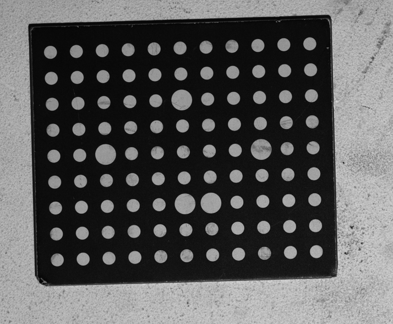
#> input picture circles.png, 393 x 324 px
$ python circular_detection.py
#> lines starting #> are read from the running program, lines starting #| are printed output that depends on the picture; after the words box and inside, x2 and y2 are one past the last pixel; in counts of white or black regions, pixels touching at a corner belong together
import cv2
import numpy as np

# 圆形结构体，便于处理
class Circle:
    def __init__(self, center, radius):
        self.center = center
        self.radius = radius
        self.area = np.pi * radius * radius

def main():
    # 1. 读取图像
    src = cv2.imread("circles.png")
#> src is the input picture: shape (324, 393, 3); min 4, max 215, mean 89.8
    if src is None:
        print("Error: Could not load image!")
        return -1

    print(f"图像成功加载，尺寸: {src.shape[1]}x{src.shape[0]}")
#| 图像成功加载，尺寸: 393x324

    # 2. 创建处理副本
    display = src.copy()

    # 3. 多步骤预处理 - 增强小圆检测能力
    # 3.1 转换为灰度图
    gray = cv2.cvtColor(src, cv2.COLOR_BGR2GRAY)

    # 3.2 自适应直方图均衡化 - 增强对比度
    clahe = cv2.createCLAHE(clipLimit=2.0, tileGridSize=(8, 8))
    gray = clahe.apply(gray)
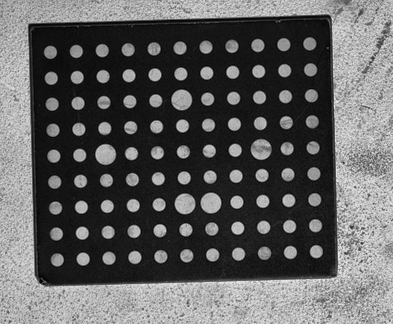
#> gray: shape (324, 393); min 3, max 236, mean 95.7

    # 3.3 高斯模糊 - 减少噪声
    blurred = cv2.GaussianBlur(gray, (9, 9), 2, 2)
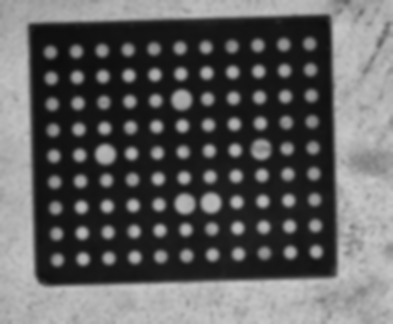
#> blurred: shape (324, 393); min 13, max 202, mean 95.7

    # 3.4 Canny边缘检测
    edges = cv2.Canny(blurred, 50, 150)
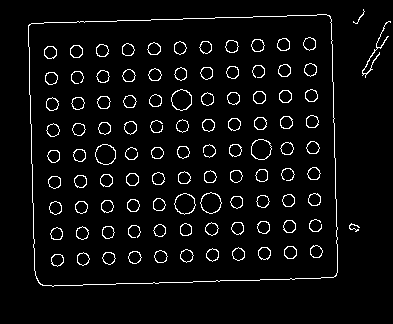
#> edges: shape (324, 393); 4.6% white in thin lines or dots, all inside (x1, y1, x2, y2) = (28, 9, 391, 287)

    # 3.5 形态学操作 - 连接边缘
    kernel = cv2.getStructuringElement(cv2.MORPH_ELLIPSE, (3, 3))
    edges = cv2.dilate(edges, kernel)
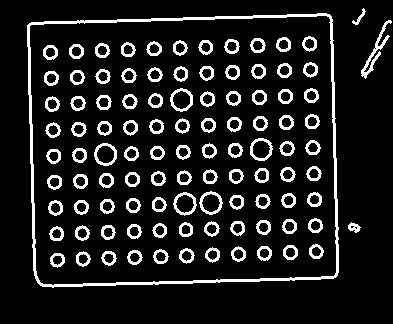
#> edges: shape (324, 393); 12.2% white; 103 white regions, largest, box (x1, y1, x2, y2) and area: (27, 13, 339, 288) 3352, (361, 20, 392, 79) 346, (173, 192, 197, 216) 192

    # 显示预处理步骤（调试用）
    cv2.imshow("Gray", gray)
    cv2.imshow("Blurred", blurred)
    cv2.imshow("Edges", edges)

    # 4. 霍夫圆检测 - 使用多组参数检测不同大小的圆
    circles = []

    # 4.1 检测小圆 (半径 5-30 像素)
    small_circles = cv2.HoughCircles(blurred, cv2.HOUGH_GRADIENT, 1,
                                     blurred.shape[0] / 16,  # 最小圆心间距
                                     param1=100, param2=15, minRadius=5, maxRadius=30)
#> small_circles = 99 rows, first 8: [210.5, 202.5, 10.2], [105.5, 154.5, 9.6], [260.5, 149.5, 9.6], [181.5, 99.5, 10.5], [184.5, 203.5, 10.5], [154.5, 74.5, 6], [179.5, 47.5, 6], [82.5, 258.5, 6]
    if small_circles is not None:
        circles.extend(small_circles[0, :])
        print(f"检测到 {len(small_circles[0])} 个小圆")
#| 检测到 99 个小圆

    # 4.2 检测中圆 (半径 20-80 像素)
    mid_circles = cv2.HoughCircles(blurred, cv2.HOUGH_GRADIENT, 1,
                                   blurred.shape[0] / 10,
                                   param1=100, param2=25, minRadius=20, maxRadius=80)
#> mid_circles = None
    if mid_circles is not None:
        circles.extend(mid_circles[0, :])
        print(f"检测到 {len(mid_circles[0])} 个中圆")

    # 5. 转换到自定义结构并过滤重复圆
    detected_circles = []
    overlap_threshold = 0.7  # 重叠面积阈值

    for c in circles:
        x, y, r = c
        new_circle = Circle((int(x), int(y)), int(r))

        is_duplicate = False
        for existing in detected_circles:
            # 计算圆心距离
            distance = np.sqrt((new_circle.center[0] - existing.center[0]) ** 2 +
                               (new_circle.center[1] - existing.center[1]) ** 2)

            # 计算重叠面积比例
            area_ratio = new_circle.area / existing.area
            min_radius = min(new_circle.radius, existing.radius)

            # 如果圆心距离小且面积相似，认为是同一个圆
            if distance < min_radius and (0.7 < area_ratio < 1.3):
                # 保留较大的圆
                if new_circle.radius > existing.radius:
                    existing = new_circle
                is_duplicate = True
                break

        if not is_duplicate:
            detected_circles.append(new_circle)
#> this loop made 99 passes
#> (x, y, r) on passes 1 to 12: (210.5, 202.5, 10.2), (105.5, 154.5, 9.6), (260.5, 149.5, 9.6), (181.5, 99.5, 10.5), (184.5, 203.5, 10.5), (154.5, 74.5, 6), (179.5, 47.5, 6), (82.5, 258.5, 6), (180.5, 73.5, 6), (236.5, 201.5, 6), (209.5, 176.5, 6), (56.5, 233.5, 5.5)
#> (x, y, r) on passes 61 to 66: (77.5, 102.5, 5.5), (106.5, 179.5, 5.5), (130.5, 127.5, 5.5), (160.5, 256.5, 5.5), (207.5, 98.5, 5.5), (283.5, 44.5, 5.5)
#> after the loop, detected_circles = 99 items

    print(f"最终检测到 {len(detected_circles)} 个圆")
#| 最终检测到 99 个圆

    # 6. 按圆心坐标排序 (从左到右，从上到下)
    if detected_circles:
        # 计算分组阈值，使用最大半径的2倍
        max_radius = max(circle.radius for circle in detected_circles)
#> max_radius = 10
        group_threshold = max_radius * 2
#> group_threshold = 20

        def sort_key(circle):
            group = circle.center[1] // group_threshold
#> group = 10
            return (group, circle.center[0])

        detected_circles.sort(key=sort_key)
    else:
        print("警告: 未检测到任何圆，将显示原图")

    # 7. 在原图上标注所有检测到的圆
    for i, c in enumerate(detected_circles):
        # 绘制圆形边界
        cv2.circle(display, c.center, c.radius, (0, 255, 0), 2)

        # 绘制圆心
        cv2.circle(display, c.center, 3, (0, 0, 255), -1)

        # 标注序号 - 根据圆大小调整文字位置
        text_offset = 15 if c.radius > 30 else 10
        cv2.putText(display, str(i + 1),
                    (c.center[0] - text_offset, c.center[1] + text_offset // 2),
                    cv2.FONT_HERSHEY_SIMPLEX,
                    0.8 if c.radius > 30 else 0.5,
                    (255, 0, 0),
                    2 if c.radius > 30 else 1)

        # 显示半径信息
        radius_text = f"r:{c.radius}"
        cv2.putText(display, radius_text,
                    (c.center[0] - c.radius, c.center[1] - c.radius - 5),
                    cv2.FONT_HERSHEY_SIMPLEX, 0.4, (200, 200, 0), 1)
#> this loop made 99 passes
#> radius_text on passes 1 to 12: 'r:5', 'r:5', 'r:5', 'r:6', 'r:6', 'r:6', 'r:5', 'r:5', 'r:5', 'r:5', 'r:5', 'r:5'
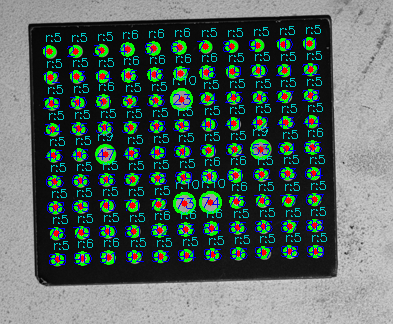
#> display: shape (324, 393, 3); 14.91% of pixels changed, all inside (x1, y1, x2, y2) = (42, 25, 327, 266)

    # 8. 显示中间处理步骤
    # 检查数组是否为空（通过判断元素数量）
    if gray.size > 0 and blurred.size > 0 and edges.size > 0:
        preprocess_display = np.hstack([gray, blurred, edges])
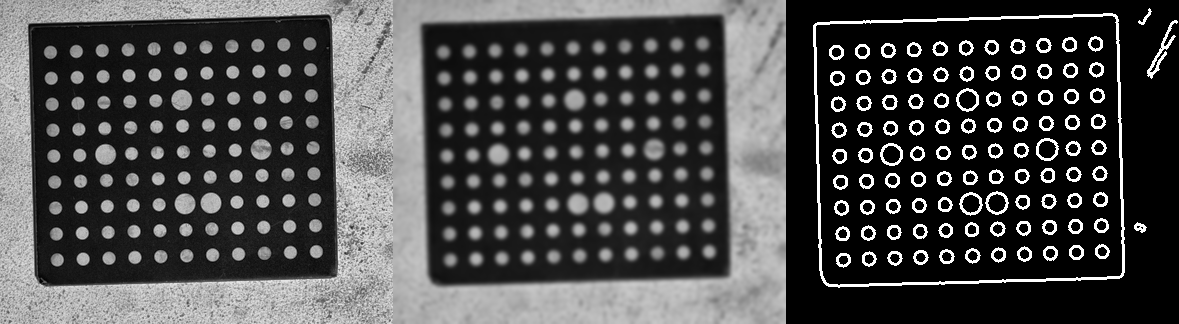
#> preprocess_display: shape (324, 1179); min 0, max 255, mean 74.2
        preprocess_display = cv2.resize(preprocess_display, None, fx=0.6, fy=0.6)
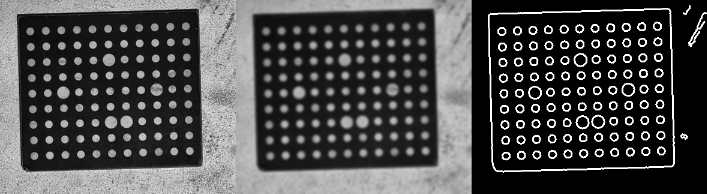
#> preprocess_display: shape (194, 707); min 0, max 255, mean 74.1
        cv2.imshow("Preprocessing Steps: Gray | Blurred | Edges", preprocess_display)

    # 9. 显示最终结果
    cv2.imshow("Sorted Circles Detection", display)
    cv2.imwrite("detected_circles_result.png", display)
    print("结果已保存至 detected_circles_result.png")

    cv2.waitKey(0)
    cv2.destroyAllWindows()

    return 0


if __name__ == "__main__":
    main()

$ run again, with answer_sheet1.png copied over circles.png
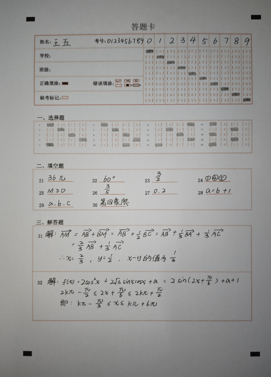
#> input picture answer_sheet1.png, 271 x 377 px
#> in main, src is the input picture: shape (377, 271, 3); mean B, G, R 153.8, 155.2, 155.6
#| 图像成功加载，尺寸: 271x377
#> in main, `edges = cv2.dilate(edges, kernel)`:
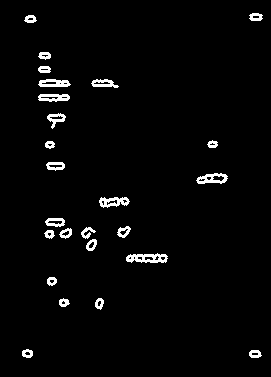
#> edges: shape (377, 271); 2.7% white; 25 white regions, largest, box (x1, y1, x2, y2) and area: (126, 253, 168, 263) 275, (99, 197, 130, 208) 205, (196, 173, 228, 184) 204
#> small_circles = [[93.5, 248.5, 15.9], [55.5, 184.5, 9.6], [149.5, 243.5, 16], [57.5, 135.5, 15.9], [140.5, 285.5, 10]]
#| 检测到 5 个小圆
#> mid_circles = None
#> the loop in main, `for c in circles:` made 5 passes
#> (x, y, r) on passes 1 to 5: (93.5, 248.5, 15.9), (55.5, 184.5, 9.6), (149.5, 243.5, 16), (57.5, 135.5, 15.9), (140.5, 285.5, 10)
#> after the loop in main, `for c in circles:`: detected_circles = 5 items
#| 最终检测到 5 个圆
#> max_radius = 16
#> group_threshold = 32
#> group = 7
#> the loop in main, `for i, c in enumerate(detected_circles):` made 5 passes
#> radius_text on passes 1 to 5: 'r:15', 'r:9', 'r:15', 'r:16', 'r:10'
#> in main, `preprocess_display = cv2.resize(preprocess_display, None, fx=0.6, fy=0..`:
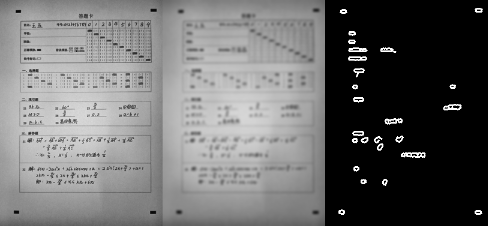
#> preprocess_display: shape (226, 488); min 0, max 255, mean 108.2

$ run again, with answer_sheet2.png copied over circles.png
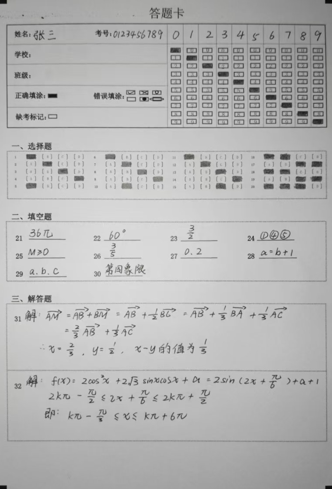
#> input picture answer_sheet2.png, 332 x 489 px
#> in main, src is the input picture: shape (489, 332, 3); mean B, G, R 180.5, 180.6, 180.6
#| 图像成功加载，尺寸: 332x489
#> in main, `edges = cv2.dilate(edges, kernel)`:
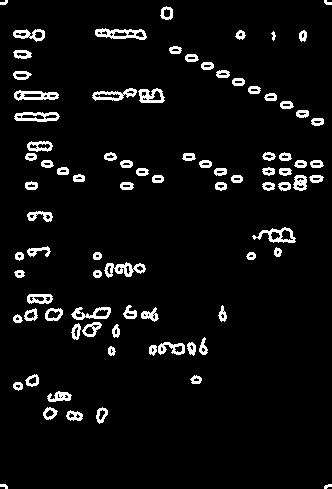
#> edges: shape (489, 332); 5.5% white; 85 white regions, largest, box (x1, y1, x2, y2) and area: (95, 28, 147, 40) 343, (104, 262, 146, 278) 322, (14, 90, 59, 101) 287
#> small_circles = 14 rows, first 8: [206.5, 89.5, 21.3], [253.5, 90.5, 22.5], [221.5, 54.5, 21.3], [286.5, 51.5, 20.2], [156.5, 400.5, 18.2], [91.5, 332.5, 18.1], [64.5, 397.5, 20.5], [191.5, 62.5, 7.4]
#| 检测到 14 个小圆
#> mid_circles = [[243.5, 94.5, 48.1], [161.5, 353.5, 43.6]]
#| 检测到 2 个中圆
#> the loop in main, `for c in circles:` made 16 passes
#> (x, y, r) on passes 1 to 8: (206.5, 89.5, 21.3), (253.5, 90.5, 22.5), (221.5, 54.5, 21.3), (286.5, 51.5, 20.2), (156.5, 400.5, 18.2), (91.5, 332.5, 18.1), (64.5, 397.5, 20.5), (191.5, 62.5, 7.4)
#> after the loop in main, `for c in circles:`: detected_circles = 16 items
#| 最终检测到 16 个圆
#> max_radius = 48
#> group_threshold = 96
#> group = 0
#> the loop in main, `for i, c in enumerate(detected_circles):` made 16 passes
#> (text_offset, radius_text) on passes 1 to 8: (10, 'r:5'), (10, 'r:7'), (10, 'r:21'), (10, 'r:21'), (15, 'r:48'), (10, 'r:22'), (10, 'r:20'), (10, 'r:5')
#> in main, `preprocess_display = cv2.resize(preprocess_display, None, fx=0.6, fy=0..`:
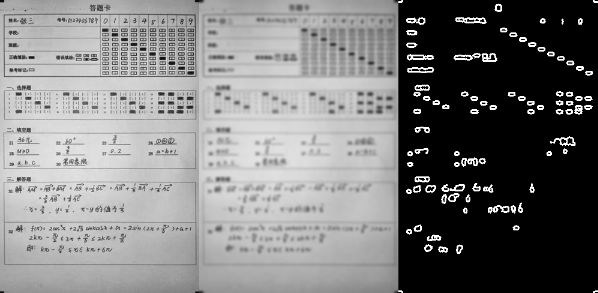
#> preprocess_display: shape (293, 598); min 0, max 255, mean 125
